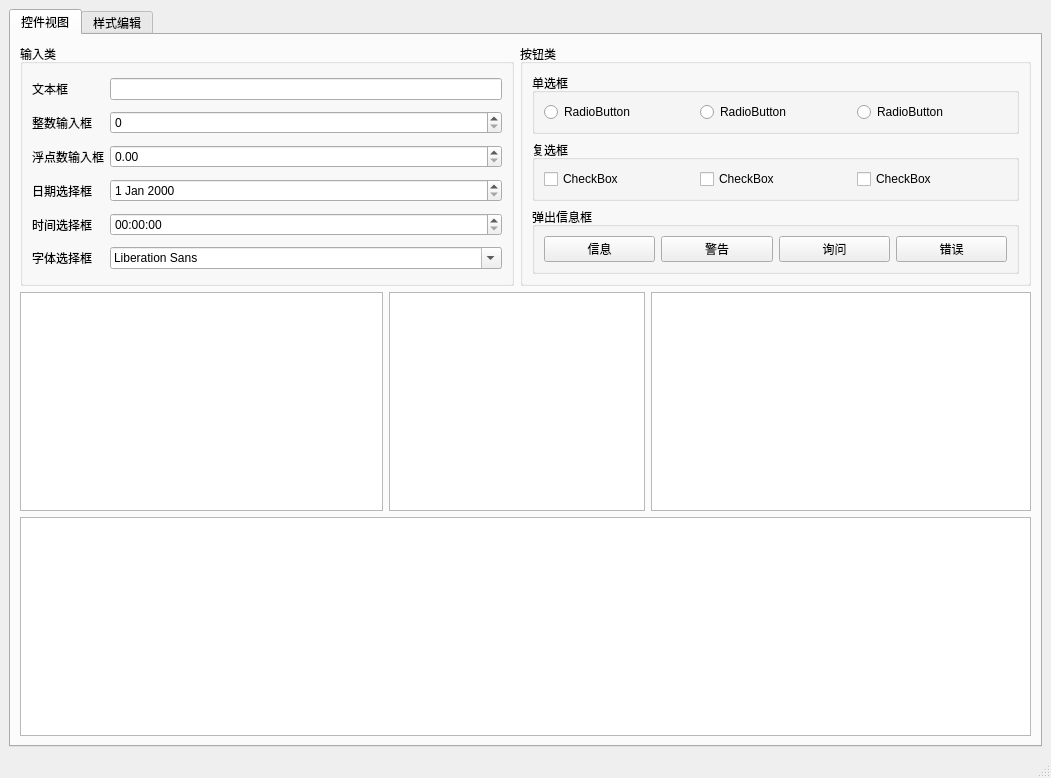
<?xml version="1.0" encoding="UTF-8"?>
<ui version="4.0">
  <class>StyleSheetViewer</class>
  <widget class="QMainWindow" name="StyleSheetViewer">
    <property name="geometry">
      <rect>
        <x>0</x>
        <y>0</y>
        <width>1051</width>
        <height>778</height>
      </rect>
    </property>
    <property name="windowTitle">
      <string>StyleSheetViewer</string>
    </property>
    <widget class="QWidget" name="centralwidget">
      <layout class="QVBoxLayout" name="verticalLayout">
        <item>
          <widget class="QTabWidget" name="tabWidget">
            <property name="currentIndex">
              <number>0</number>
            </property>
            <widget class="QWidget" name="tab">
              <attribute name="title">
                <string>控件视图</string>
              </attribute>
              <layout class="QGridLayout" name="gridLayout_6">
                <item row="0" column="0" colspan="2">
                  <widget class="QGroupBox" name="groupBox_5">
                    <property name="title">
                      <string>输入类</string>
                    </property>
                    <layout class="QGridLayout" name="gridLayout_5">
                      <item row="0" column="0">
                        <widget class="QLabel" name="label">
                          <property name="text">
                            <string>文本框</string>
                          </property>
                        </widget>
                      </item>
                      <item row="0" column="1">
                        <widget class="QLineEdit" name="lineEdit">
                          <property name="text">
                            <string />
                          </property>
                        </widget>
                      </item>
                      <item row="1" column="0">
                        <widget class="QLabel" name="label_2">
                          <property name="text">
                            <string>整数输入框</string>
                          </property>
                        </widget>
                      </item>
                      <item row="1" column="1">
                        <widget class="QSpinBox" name="spinBox" />
                      </item>
                      <item row="2" column="0">
                        <widget class="QLabel" name="label_3">
                          <property name="text">
                            <string>浮点数输入框</string>
                          </property>
                        </widget>
                      </item>
                      <item row="2" column="1">
                        <widget class="QDoubleSpinBox" name="doubleSpinBox" />
                      </item>
                      <item row="3" column="0">
                        <widget class="QLabel" name="label_4">
                          <property name="text">
                            <string>日期选择框</string>
                          </property>
                        </widget>
                      </item>
                      <item row="3" column="1">
                        <widget class="QDateEdit" name="dateEdit" />
                      </item>
                      <item row="4" column="0">
                        <widget class="QLabel" name="label_5">
                          <property name="text">
                            <string>时间选择框</string>
                          </property>
                        </widget>
                      </item>
                      <item row="4" column="1">
                        <widget class="QTimeEdit" name="timeEdit" />
                      </item>
                      <item row="5" column="0">
                        <widget class="QLabel" name="label_6">
                          <property name="text">
                            <string>字体选择框</string>
                          </property>
                        </widget>
                      </item>
                      <item row="5" column="1">
                        <widget class="QFontComboBox" name="fontComboBox" />
                      </item>
                    </layout>
                  </widget>
                </item>
                <item row="0" column="2" colspan="2">
                  <widget class="QGroupBox" name="groupBox">
                    <property name="title">
                      <string>按钮类</string>
                    </property>
                    <layout class="QGridLayout" name="gridLayout">
                      <item row="0" column="0">
                        <widget class="QGroupBox" name="groupBox_4">
                          <property name="title">
                            <string>单选框</string>
                          </property>
                          <layout class="QGridLayout" name="gridLayout_2">
                            <item row="0" column="0">
                              <widget class="QRadioButton" name="radioButton">
                                <property name="text">
                                  <string>RadioButton</string>
                                </property>
                              </widget>
                            </item>
                            <item row="0" column="1">
                              <widget class="QRadioButton" name="radioButton_3">
                                <property name="text">
                                  <string>RadioButton</string>
                                </property>
                              </widget>
                            </item>
                            <item row="0" column="2">
                              <widget class="QRadioButton" name="radioButton_2">
                                <property name="text">
                                  <string>RadioButton</string>
                                </property>
                              </widget>
                            </item>
                          </layout>
                        </widget>
                      </item>
                      <item row="1" column="0">
                        <widget class="QGroupBox" name="groupBox_2">
                          <property name="title">
                            <string>复选框</string>
                          </property>
                          <layout class="QGridLayout" name="gridLayout_3">
                            <item row="0" column="0">
                              <widget class="QCheckBox" name="checkBox">
                                <property name="text">
                                  <string>CheckBox</string>
                                </property>
                              </widget>
                            </item>
                            <item row="0" column="1">
                              <widget class="QCheckBox" name="checkBox_2">
                                <property name="text">
                                  <string>CheckBox</string>
                                </property>
                              </widget>
                            </item>
                            <item row="0" column="2">
                              <widget class="QCheckBox" name="checkBox_3">
                                <property name="text">
                                  <string>CheckBox</string>
                                </property>
                              </widget>
                            </item>
                          </layout>
                        </widget>
                      </item>
                      <item row="2" column="0">
                        <widget class="QGroupBox" name="groupBox_3">
                          <property name="title">
                            <string>弹出信息框</string>
                          </property>
                          <layout class="QGridLayout" name="gridLayout_4">
                            <item row="0" column="0">
                              <widget class="QPushButton" name="pushButton_ShowInformationMessageBox">
                                <property name="text">
                                  <string>信息</string>
                                </property>
                              </widget>
                            </item>
                            <item row="0" column="1">
                              <widget class="QPushButton" name="pushButton_ShowWarningMessageBox">
                                <property name="text">
                                  <string>警告</string>
                                </property>
                              </widget>
                            </item>
                            <item row="0" column="2">
                              <widget class="QPushButton" name="pushButton_ShowQuestionMessageBox">
                                <property name="text">
                                  <string>询问</string>
                                </property>
                              </widget>
                            </item>
                            <item row="0" column="3">
                              <widget class="QPushButton" name="pushButton_ShowErrorMessageBox">
                                <property name="text">
                                  <string>错误</string>
                                </property>
                              </widget>
                            </item>
                          </layout>
                        </widget>
                      </item>
                    </layout>
                  </widget>
                </item>
                <item row="1" column="0">
                  <widget class="QListWidget" name="listWidget" />
                </item>
                <item row="1" column="1" colspan="2">
                  <widget class="QPlainTextEdit" name="plainTextEdit" />
                </item>
                <item row="1" column="3">
                  <widget class="QTreeWidget" name="treeWidget">
                    <attribute name="headerVisible">
                      <bool>false</bool>
                    </attribute>
                    <column>
                      <property name="text">
                        <string notr="true">1</string>
                      </property>
                    </column>
                  </widget>
                </item>
                <item row="2" column="0" colspan="4">
                  <widget class="QTableWidget" name="tableWidget" />
                </item>
              </layout>
            </widget>
            <widget class="QWidget" name="tab_2">
              <attribute name="title">
                <string>样式编辑</string>
              </attribute>
              <layout class="QVBoxLayout" name="verticalLayout_2">
                <item>
                  <widget class="QPlainTextEdit" name="plainTextEdit_StyleSheet" />
                </item>
              </layout>
            </widget>
          </widget>
        </item>
      </layout>
    </widget>
    <widget class="QMenuBar" name="menubar">
      <property name="geometry">
        <rect>
          <x>0</x>
          <y>0</y>
          <width>1051</width>
          <height>43</height>
        </rect>
      </property>
    </widget>
    <widget class="QStatusBar" name="statusbar" />
  </widget>
  <resources />
  <connections />
</ui>
